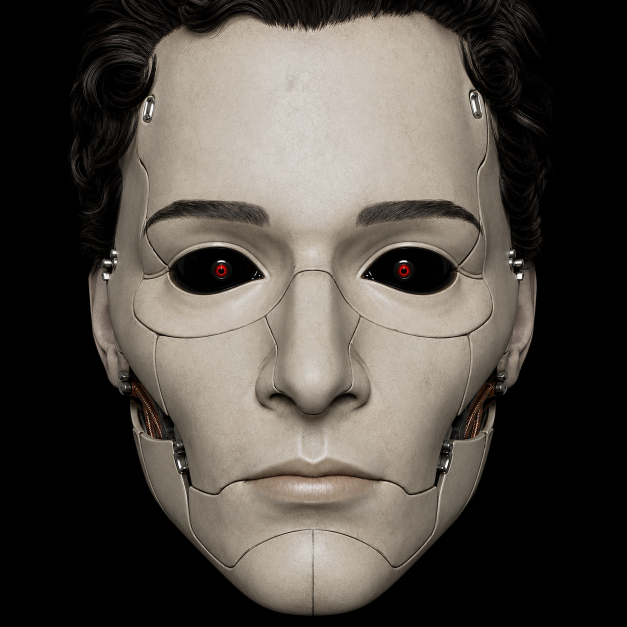
#> input picture design/subject-m22-face-source.png, 1254 x 1254 px (shown at 1/2 size)
$ python process-subject-face.py ../design/subject-m22-face-source.png out.png
#> lines starting #> are read from the running program, lines starting #| are printed output that depends on the picture
from __future__ import annotations

import argparse
from pathlib import Path

from PIL import Image, ImageChops, ImageDraw, ImageFilter


def main() -> None:
    parser = argparse.ArgumentParser(
        description="Prepare the SUBJECT M-22 facial render as a feathered game decal."
    )
    parser.add_argument("input", type=Path)
    parser.add_argument("output", type=Path)
    args = parser.parse_args()

    source = Image.open(args.input).convert("RGBA")
    source = source.resize((1024, 1024), Image.Resampling.LANCZOS)
#> source: PIL image 1024x1024 RGBA

    # The source has a truly black studio background. Preserve the black eye
    # sockets inside the facial oval, while deriving the outer hair silhouette
    # from non-black pixels so the fedora and endoskeleton remain visible behind
    # the decal instead of being hidden by a rectangular black card.
    face_core = Image.new("L", source.size, 0)
#> face_core: PIL image 1024x1024 L; every value is 0
    draw = ImageDraw.Draw(face_core)
    draw.ellipse((142, -6, 882, 1040), fill=255)
    face_core = face_core.filter(ImageFilter.GaussianBlur(8))
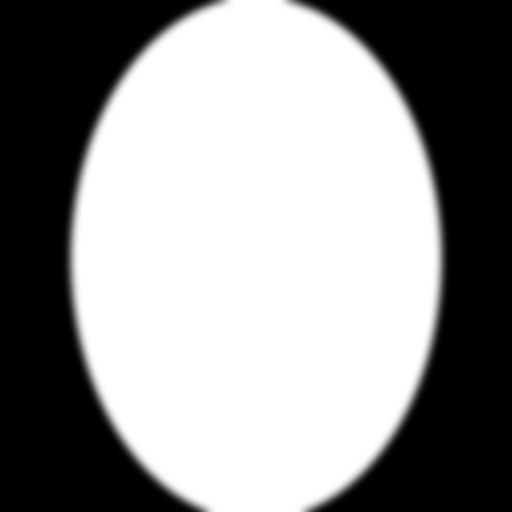
#> face_core: PIL image 1024x1024 L (shown at 1/2 size); min 0, max 255, mean 147.5

    red, green, blue, _ = source.split()
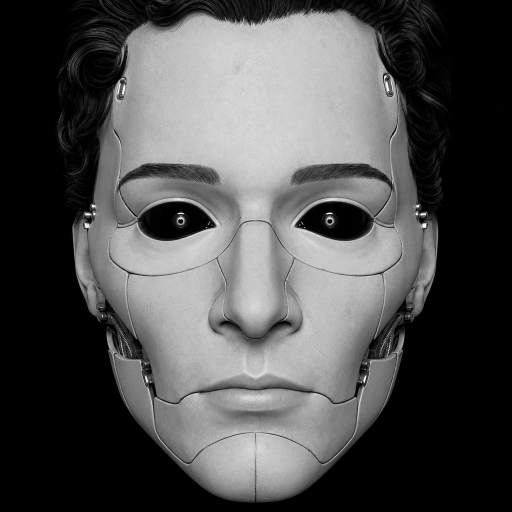
#> red: PIL image 1024x1024 L (shown at 1/2 size); min 0, max 255, mean 79.5
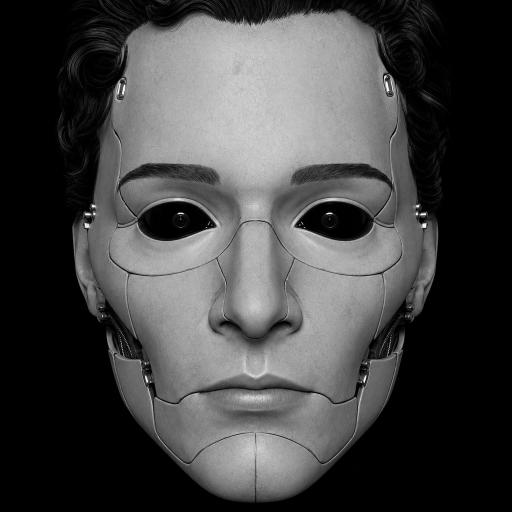
#> blue: PIL image 1024x1024 L (shown at 1/2 size); min 0, max 255, mean 67.7
    brightest = ImageChops.lighter(red, ImageChops.lighter(green, blue))
    detail_matte = brightest.point(
        lambda value: 0 if value <= 3 else min(255, (value - 3) * 13)
    )
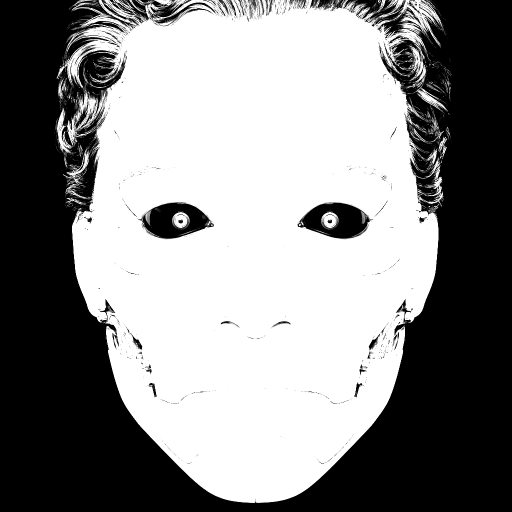
#> detail_matte: PIL image 1024x1024 L (shown at 1/2 size); min 0, max 255, mean 138.1
    detail_matte = detail_matte.filter(ImageFilter.GaussianBlur(1.2))
    matte = ImageChops.lighter(face_core, detail_matte)
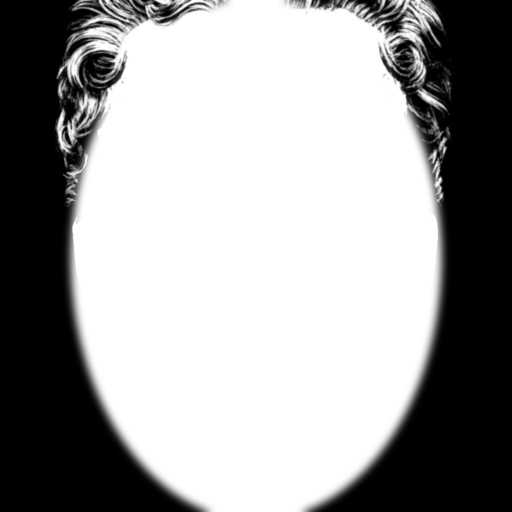
#> matte: PIL image 1024x1024 L (shown at 1/2 size); min 0, max 255, mean 157
    matte = ImageChops.multiply(source.getchannel("A"), matte)
    source.putalpha(matte)
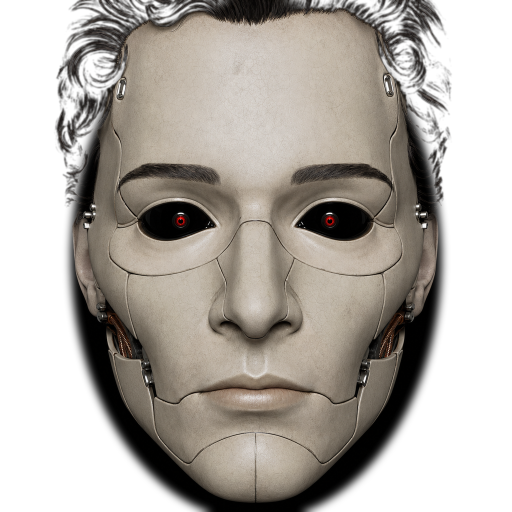
#> source: PIL image 1024x1024 RGBA (shown at 1/2 size); mean R, G, B, A 79.5, 74.2, 67.7, 157; transparent parts drawn white

    args.output.parent.mkdir(parents=True, exist_ok=True)
    source.save(args.output, optimize=True)


if __name__ == "__main__":
    main()
